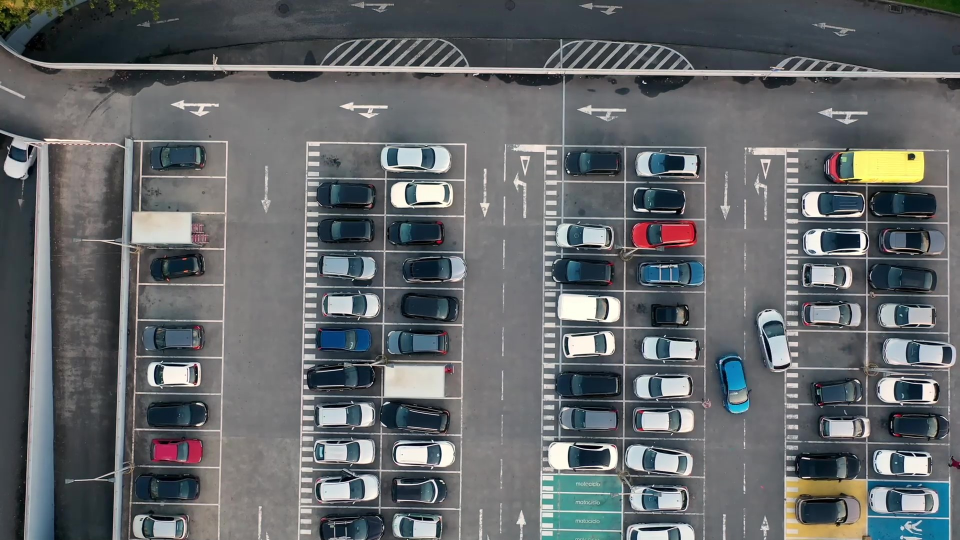
#> input picture data/img.jpg, 1920 x 1080 px (shown at 1/2 size)
$ python Pickle.py
#> lines starting #> are read from the running program, lines starting #| are printed output that depends on the picture; after the words box and inside, x2 and y2 are one past the last pixel; in counts of white or black regions, pixels touching at a corner belong together
import cv2
import pickle
import tkinter as tk
from tkinter import filedialog

rec = [(160,55),(125,55),(140,57),(115,57)]
font = cv2.FONT_HERSHEY_COMPLEX_SMALL

# Đọc ảnh
def select_file():
    root = tk.Tk()
    root.withdraw()
    file_path = filedialog.askopenfilename(
        title="Chọn file video hoặc ảnh",
        filetypes=[("Tất cả", "*.*"), ("Video files", "*.mp4;*.avi"), ("Image files", "*.jpg;*.png")],
    )
#> the answer given: data/img.jpg
    return file_path

try:
    with open('CarParkPos', 'rb') as f:
        posList = pickle.load(f)
except:
    posList = []

def mouseClick(events, x, y, flags, params):
    if events == cv2.EVENT_LBUTTONDOWN:
        posList.append((x, y))

    if events == cv2.EVENT_RBUTTONDOWN:
        for i, pos in enumerate(posList):
            x1, y1 = pos
            for r in rec:
                if x1 < x < x1 + r[0] and y1 < y < y1 + r[1]:
                    posList.pop(i)

    with open('CarParkPos', 'wb') as f:
        pickle.dump(posList, f)

#print(posList)
file_path = select_file()

while True:
    img = cv2.imread(file_path)
#> img is the input picture: shape (1080, 1920, 3); mean B, G, R 106, 103.5, 99.8
    cv2.putText(img, "LMB: Add position, RMB: Remove, ESC: Exit", (20, 50), font, 1, (0, 255, 255),1)
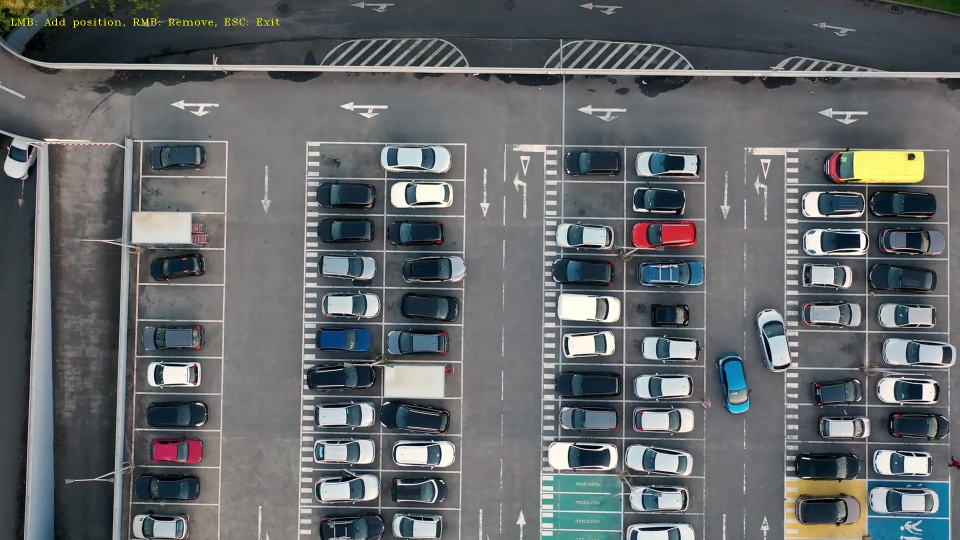
#> img: shape (1080, 1920, 3) (shown at 1/2 size); 0.08% of pixels changed, all inside (x1, y1, x2, y2) = (22, 37, 559, 55)

    for pos in posList:
        x,y = pos
        if x < 300:
            cv2.rectangle(img, pos, (x + rec[0][0], y + rec[0][1]), (255, 0, 255), 2)
        if 400 < x < 700 or 1300 < x < 1650:
            cv2.rectangle(img, pos, (x + rec[1][0], y + rec[1][1]), (255, 0, 255), 2)
        if 700 < x < 800 or 1200 < x < 1300 or 1650 < x:
            cv2.rectangle(img, pos, (x + rec[2][0], y + rec[2][1]), (255, 0, 255), 2)
        if 800 < x < 1200:
            cv2.rectangle(img, pos, (x + rec[3][0], y + rec[3][1]), (255, 0, 255), 2)

    cv2.imshow("Image", img)
    cv2.setMouseCallback("Image", mouseClick)
    if cv2.waitKey(1) & 0xFF == 27:
#> (key Esc is pressed here)
        break
